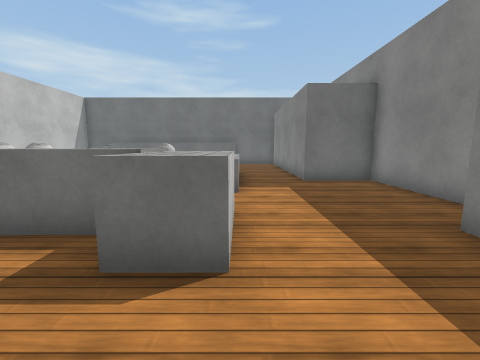
[1] (above)

13 first-person views from a walk through a Unity game level. The camera is 1.3 m above the floor, tilts 8° down and sees 90° across. The floor is counted in squares, 1 m on a side. Each view is taken from the middle of a square. On the plan, view 1 faces up. The plan holds only what a view shows up to about 12 squares ahead; the rest is blank. The place goes on beyond the plan. The player character is not drawn. Door leaves are left out, so doorways stand open. Surface patterns are stand-ins for the level's own textures.

[2]
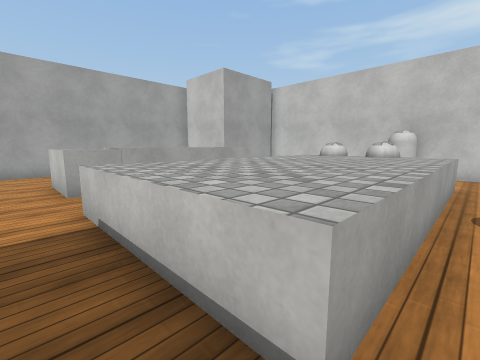

[3]
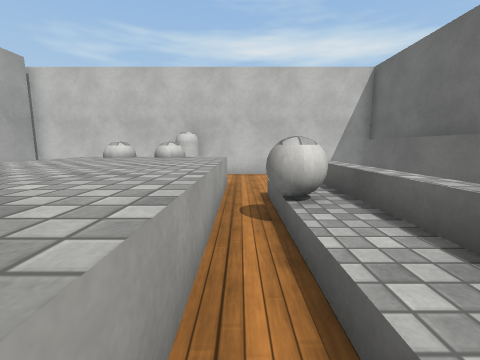

[4]
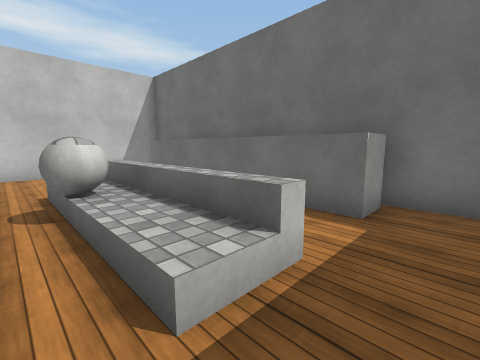

[5]
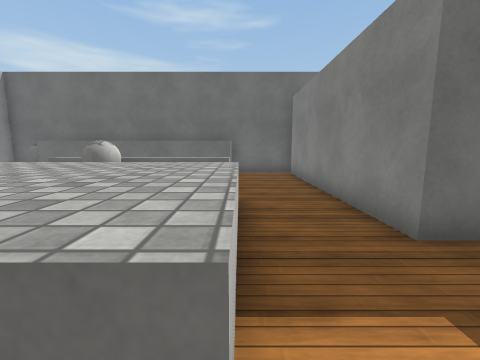

[6]
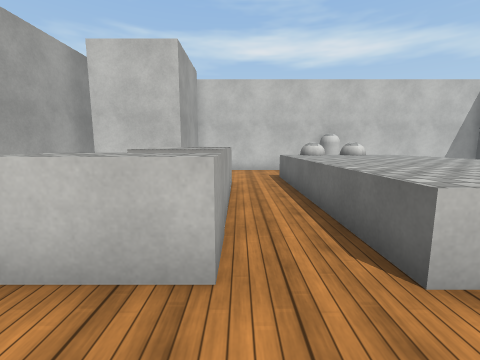

[7]
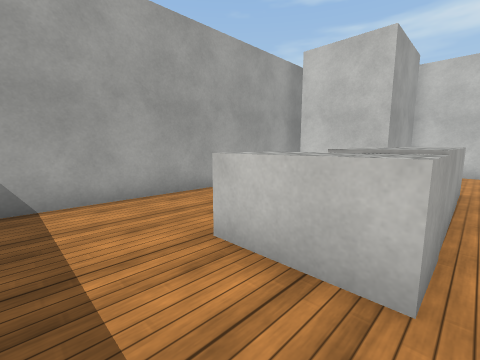

[8]
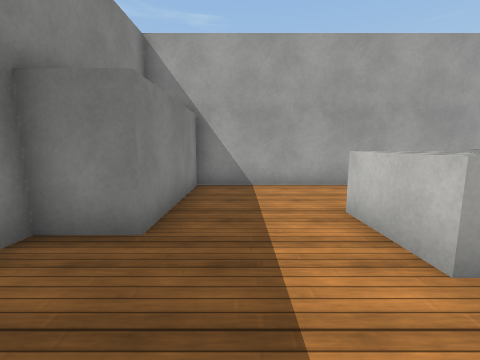

[9]
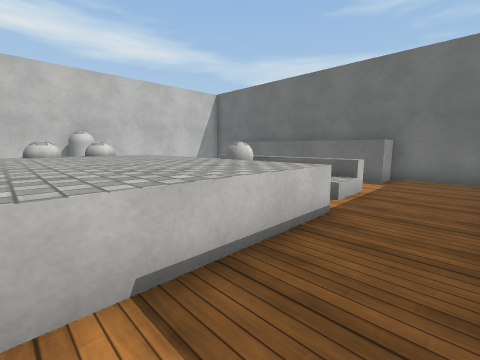

[10]
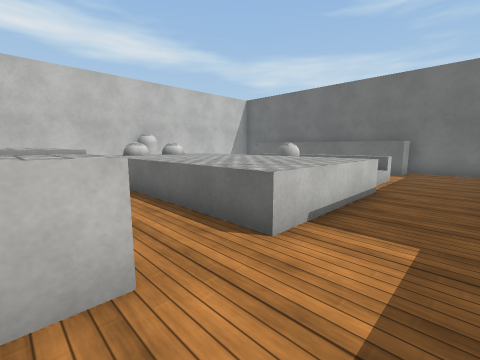

[11]
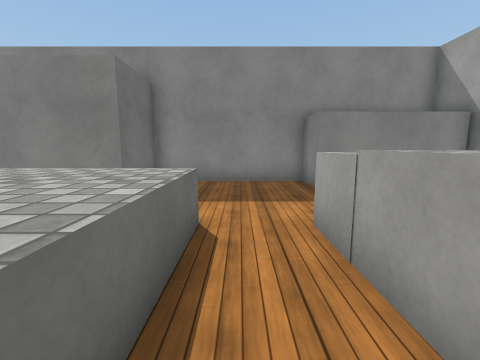

[12]
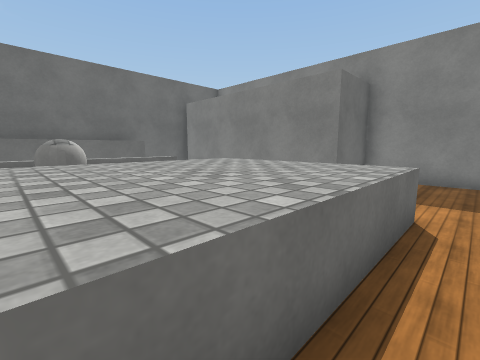

[13]
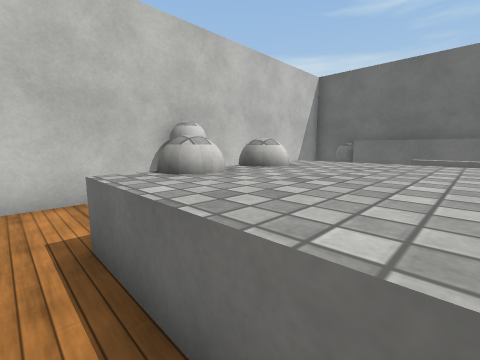

### Floor plan
Key: @ floor where view 1 was taken; # wall or solid block; . floor; / step, stairs or slope; D open door; = window, fence, low wall or low ledge; ^ raised ledge; O other object.
Columns run from 11 left of view 1 to 5 right of it. Each row starts with its distance up from view 1.
 18 ###############
 17 #OO########...#
 16 #         ....#
 15 #         ....#
 14 #    //////=..#
 13 #....//O///...#
 12 #..D..........#
 11 #  D^^^^^^^^..#
 10 OO O^^^^^^^^..#
  9 #  O^^^^^^^^..###
  8 #  O^^^^^^^^....#
  7 #..^^^^^^^^^....#
  6 #...............#
  5 #...DDDD^^^.....#
  4 #    DDD^^^^....#
  3 ##### ^ ..^^...##
  2 #   #   .......#
  1     #    ......#
  0     #    ..@...#
 -1     ############

Where each view was taken, in squares from view 1:
view 1: 0 up, 0 right, facing up
view 2: 12 up, 1 right, facing down-left
view 3: 12 up, 0 right, facing left
view 4: 12 up, 1 right, facing up-left
view 5: 6 up, 0 right, facing up
view 6: 5 up, 2 right, facing left
view 7: 5 up, 2 right, facing down-left
view 8: 7 up, 2 right, facing down
view 9: 7 up, 2 right, facing up-left
view 10: 4 up, 2 right, facing up-left
view 11: 6 up, 4 left, facing right
view 12: 6 up, 5 left, facing up-right
view 13: 6 up, 5 left, facing up-left
